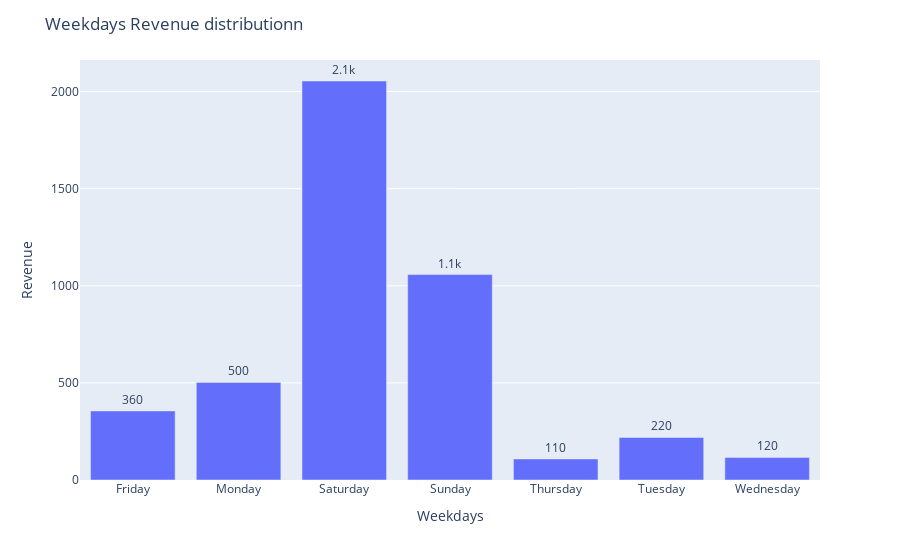

The code cell stored with this chart in its notebook:
### Code cell
#Plotting Weekdays Revenue distribution
fig = px.bar(x=weekday_viz.index, y=weekday_viz['Revenue'],text=round(weekday_viz['Revenue']))
fig.update_traces(texttemplate='%{text:.2s}', textposition='outside')
fig.update_xaxes(title= 'Weekdays',ticklen= 5,zeroline= False)
fig.update_yaxes(title= 'Revenue',ticklen= 5,zeroline= False) 
fig.update_layout(
    title_text='Weekdays Revenue distributionn')

fig.show()

### Figure 1 — Plotly figure (JSON) as saved in the notebook; plotly's stock layout.template omitted (floating-point values rounded to 4 significant figures)
{"data": [{"alignmentgroup": "True", "hovertemplate": "x=%{x}<br>y=%{y}<br>text=%{text}<extra></extra>", "legendgroup": "", "marker": {"color": "#636efa"}, "name": "", "offsetgroup": "", "orientation": "v", "showlegend": false, "text": [356, 503, 2054, 1058, 108, 219, 116], "textposition": "outside", "texttemplate": "%{text:.2s}", "type": "bar", "x": ["Friday", "Monday", "Saturday", "Sunday", "Thursday", "Tuesday", "Wednesday"], "xaxis": "x", "y": [355.7, 502.6, 2054.0, 1058.0, 108.5, 218.9, 116.4], "yaxis": "y"}], "layout": {"barmode": "relative", "legend": {"tracegroupgap": 0}, "margin": {"t": 60}, "title": {"text": "Weekdays Revenue distributionn"}, "xaxis": {"anchor": "y", "domain": [0, 1], "ticklen": 5, "title": {"text": "Weekdays"}, "zeroline": false}, "yaxis": {"anchor": "x", "domain": [0, 1], "ticklen": 5, "title": {"text": "Revenue"}, "zeroline": false}}}
